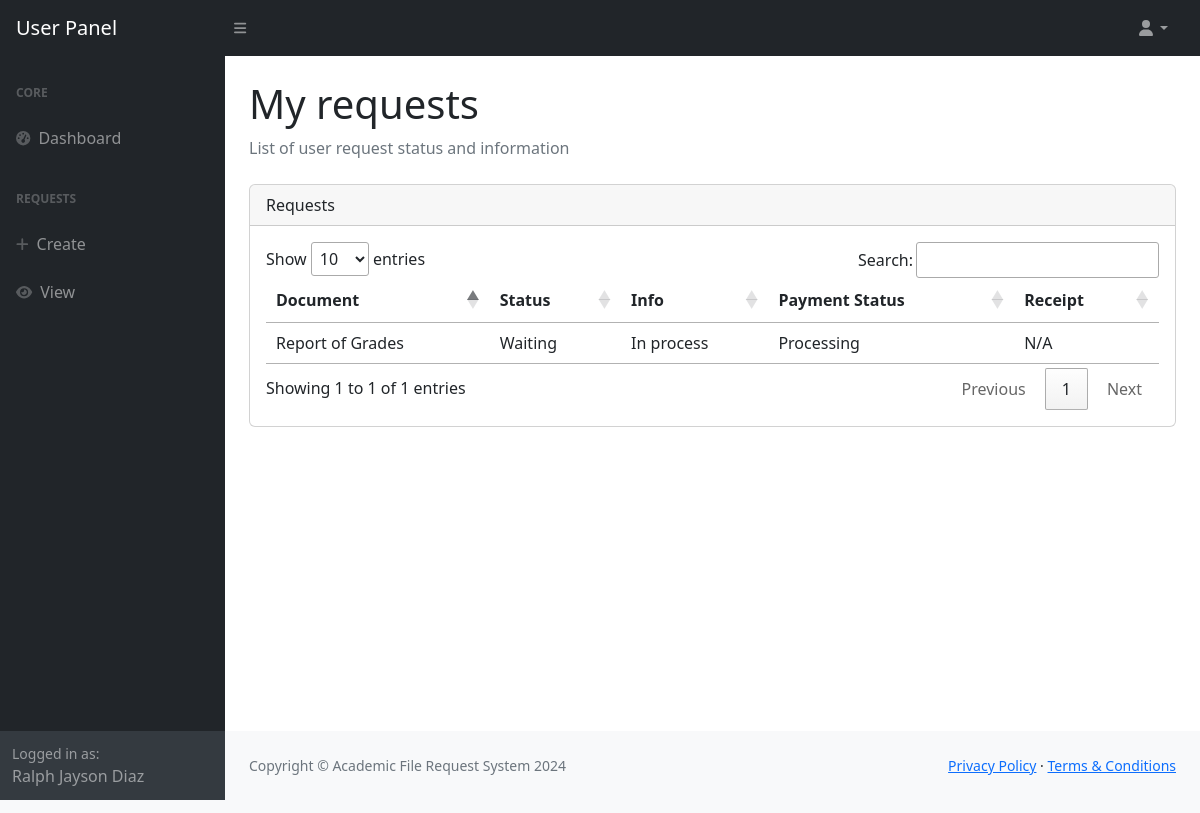
/request/user/ (signed in), run on an earlier commit of the app's database.
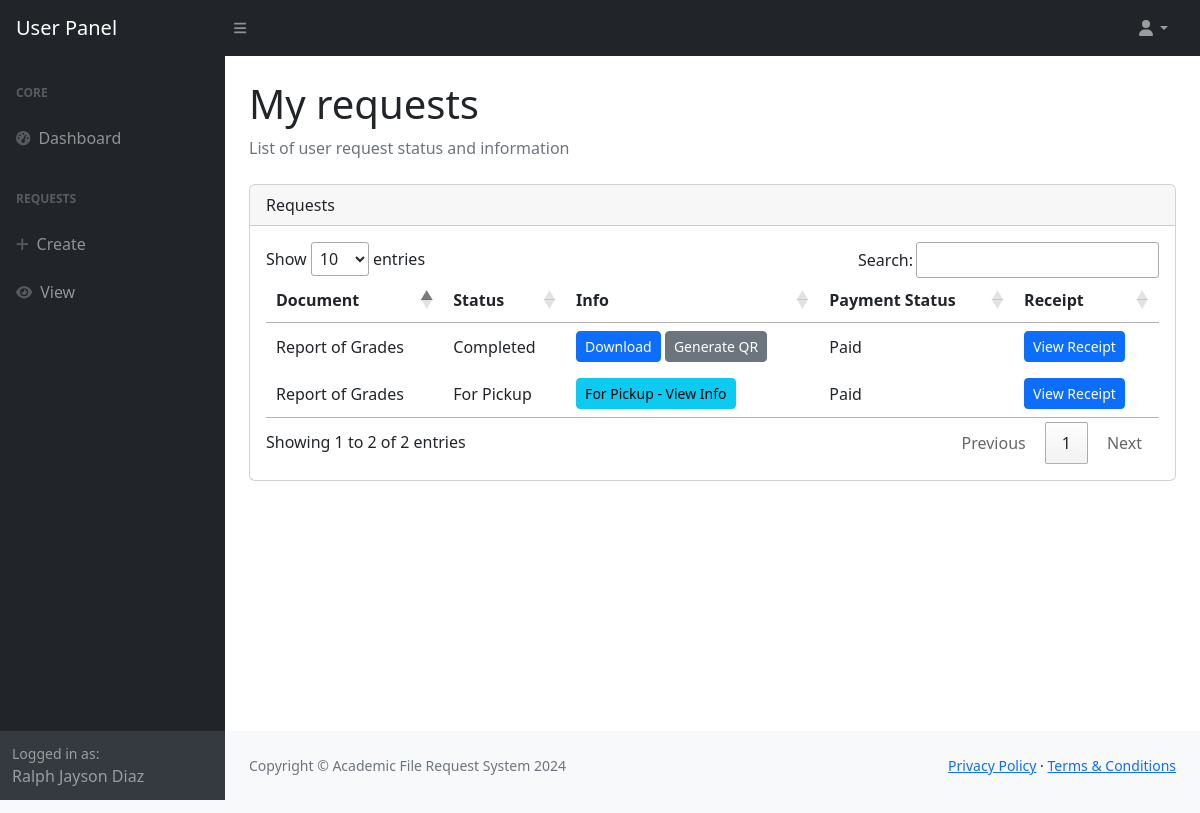
And on a later commit of the database.
### onlinerequest/models.py (models this page shows, shortened)
class Record(models.Model):
    user_number = models.CharField(max_length=10)
    first_name = models.CharField(max_length=64)
    last_name = models.CharField(max_length=64)
    course_code = models.CharField(max_length=5)
    middle_name = models.CharField(max_length=64, default='De Guz Man')
    contact_no = models.IntegerField(default='09667614313')
    entry_year_from = models.IntegerField()
    entry_year_to = models.IntegerField()

class User_Request(models.Model):
    user = models.ForeignKey(User, on_delete=models.CASCADE, related_name='user_requests')
    request = models.ForeignKey(Request, on_delete=models.CASCADE, related_name='user_requests')
    status = models.CharField(max_length=64)
    uploads = models.TextField()
    requested = models.CharField(max_length=256, default="")
    purpose = models.CharField(max_length=256, blank=True)
    number_of_copies = models.IntegerField(default=1)
    uploaded_payment = models.TextField(blank=True)
    payment_status = models.CharField(max_length=10, default="Processing", blank=True)
    schedule = models.DateTimeField(null=True, blank=True)  # Pickup schedule
    date_release = models.DateTimeField(null=True, blank=True)  # Date of release/pickup
    created_at = models.DateTimeField(auto_now_add=True)
    updated_at = models.DateTimeField(auto_now=True)

class Request(models.Model):
    description = models.CharField(max_length=256)
    files_required = models.CharField(max_length=256)
    document = models.ForeignKey(Document, on_delete=models.CASCADE)
    price = models.CharField(max_length=6, default=1.00)
    def __str__(self):
        return self.document.description

class Document(models.Model):
    code = models.CharField(max_length=64)
    description = models.CharField(max_length=64)
    active = models.BooleanField(default=True)

### onlinerequest/views/request_user.py (the view, shortened to what this page needs)
# urls.py: path('request/user/', request_user.display_user_requests),
def display_user_requests(request):
    try:
        if not request.user.is_authenticated:
            return render(request, 'user/request/view-user-request.html', {
                'user_requests': [],
                'message': 'Please log in to view your requests'
            })
        user_requests = User_Request.objects.filter(user=request.user)
        for user_request in user_requests:
            if user_request.requested:
                key = generate_key_from_user(str(user_request.id))
                decrypted_hash = decrypt_data(user_request.requested, key)
                base_path = os.path.join(settings.MEDIA_ROOT, 'onlinerequest', 'static', 'user_request', str(user_request.id), 'approved')
            if not user_request.uploaded_payment:
                user_request.payment_status = "Pending payment"
                user_request.save()
        return render(request, 'user/request/view-user-request.html', {'user_requests': user_requests})
    except Exception as e:
        import traceback
        error_details = traceback.format_exc()
        print(error_details)  # Log the full traceback
        return HttpResponse(f"Error displaying user requests: {str(e)}")

### onlinerequest/context_processors.py (called while the page is built)
def user_record(request):
    if request.user.is_authenticated:
        try:
            user_record = Record.objects.get(user_number=request.user.student_number)
            return {'user_record': user_record}
        except Record.DoesNotExist:
            return {'user_record': None}
    return {'user_record': None}

def request_forms(request):
    request_forms = Request.objects.all()
    return {'request_forms': request_forms}

def user_profile(request):
    if request.user.is_authenticated:
        try:
            profile = Profile.objects.get(user=request.user)
            return {'user_profile': profile}
        except Profile.DoesNotExist:
            return {'user_profile': None}
    return {'user_profile': None}

def user_requests(request):
    if request.user.is_authenticated:
        from onlinerequest.models import User_Request
        user_requests = User_Request.objects.filter(user=request.user)
        return {'user_requests_global': user_requests}
    return {'user_requests_global': []}

def courses(request):
    all_courses = Course.objects.all()
    return {'all_courses': all_courses}

### onlinerequest/models.py (called while the page is built)
def generate_key_from_user(user_id):
    return hashlib.sha256(str(user_id).encode()).digest()

def decrypt_data(encrypted_data, key):
    if not encrypted_data:
        return ''
    try:
        encrypted_bytes = base64.b64decode(encrypted_data.encode('utf-8'))
        nonce = encrypted_bytes[:16]
        tag = encrypted_bytes[16:32]
        ciphertext = encrypted_bytes[32:]
        cipher = AES.new(key, AES.MODE_EAX, nonce=nonce)
        data = cipher.decrypt_and_verify(ciphertext, tag)
        return data.decode('utf-8')
    except:
        return ''

### onlinerequest/templates/user/request/view-user-request.html (shortened to what this page needs)
{% load static %}
<!DOCTYPE html>
<html lang="en">
<head>
    {% include 'header.html' %}
</head>
<body class="sb-nav-fixed">
    {% include 'user/user-topnav.html' %}
    <div id="layoutSidenav">
        {% include 'user/user-sidenav.html' %}
        <div id="layoutSidenav_content">
            <main>
                <div class="container-fluid px-4">
                    <h1 class="mt-4">My requests</h1>
                    <ol class="breadcrumb mb-4">
                        <li class="breadcrumb-item active">List of user request status and information</li>
                    </ol>
                    <div class="card mb-4">
                        <div class="card-header">
                            <div class="d-flex justify-content-between align-items-center">
                                <span class="fs-6">Requests</span>
                            </div>
                        </div>
                        <div class="card-body">
                            <table id="datatable">
                                <thead>
                                    <th>Document</th>
                                    <th>Status</th>
                                    <th>Info</th>
                                    <th>Payment Status</th>
                                    <th>Receipt</th>
                                </thead>
                                <tbody>
                                {% if user_requests %}
                                    {% for user_request in user_requests %}
                                        <tr>
                                            <td>{{ user_request.request }}</td>
                                            <td>{{ user_request.status }}</td>
                                            <td>
                                                {% if user_request.status == "For Pickup" or user_request.status == "for pickup" or user_request.status == "pickup" or user_request.status == "PICKUP" %}
                                                    <button class="btn btn-info btn-sm" data-bs-toggle="modal" data-bs-target="#infoModal{{ user_request.id }}">For Pickup - View Info</button>
                                                {% elif user_request.status == "Completed" and user_request.requested %}
                                                    <a class="btn btn-primary btn-sm" href="{% static user_request.requested %}" download>Download</a>
                                                    <button class="btn btn-secondary btn-sm" onclick="generateQR('{{ user_request.id }}')">Generate QR</button>
                                                {% elif user_request.status == "Completed" %}
                                                    <button class="btn btn-info btn-sm" data-bs-toggle="modal" data-bs-target="#infoModal{{ user_request.id }}">Completed - View Info</button>
                                                {% else %}
                                                    In process
                                                {% endif %}
                                            </td>
                                            <td>
                                                {% if user_request.uploaded_payment %}
                                                    {{ user_request.payment_status }}
                                                {% else %}
                                                    Pending payment
                                                {% endif %}
                                            </td>
                                            <td>
                                                {% if user_request.payment_status == "Paid" %}
                                                    <button class="btn btn-primary btn-sm" data-bs-toggle="modal" data-bs-target="#receiptModal{{ user_request.id }}">View Receipt</button>
                                                {% elif user_request.payment_status == "Failed" %}
                                                    <button class="btn btn-danger btn-sm" onclick="openPaymentTab('{{ user_request.id }}')">Resend payment</button>
                                                {% elif not user_request.uploaded_payment %}
                                                    <button class="btn btn-success btn-sm" onclick="openPaymentTab('{{ user_request.id }}')">Pay Now</button>
                                                {% else %}
                                                    N/A
                                                {% endif %}
                                            </td>
                                        </tr>
                                    {% endfor %}
                                {% endif %}
                                </tbody>
                            </table>
                        </div>
                    </div>
                </div>
            </main>
            <footer class="py-4 bg-light mt-auto">
                <div class="container-fluid px-4">
                    <div class="d-flex align-items-center justify-content-between small">
                        <div class="text-muted">Copyright &copy; Academic File Request System 2024</div>
                        <div>
                            <a href="#">Privacy Policy</a>
                            &middot;
                            <a href="#">Terms &amp; Conditions</a>
                        </div>
                    </div>
                </div>
            </footer>
        </div>
    </div>
    <footer class="py-4 bg-light mt-auto">
        <div class="container-fluid px-4">
            <div class="d-flex align-items-center justify-content-between small">
                <div class="text-muted">Copyright &copy; Academic File Request System 2024</div>
                <div>
                    <a href="#">Privacy Policy</a>
                    <a href="#">Terms &amp; Conditions</a>
                </div>
            </div>
        </div>
    </footer>
</body>
</html>

### onlinerequest/templates/header.html (shortened to what this page needs)
{% load static %}
<link rel="stylesheet" type="text/css" href="https://cdn.datatables.net/1.10.25/css/jquery.dataTables.css">
<link rel="stylesheet" href="https://cdn.datatables.net/responsive/2.4.0/css/responsive.dataTables.min.css">
<link rel="stylesheet" href="{% static 'css/bootstrap.css' %}" />
<link rel="stylesheet" type="text/css" href="https://cdn.jsdelivr.net/npm/toastify-js/src/toastify.min.css">

### onlinerequest/templates/user/user-topnav.html (shortened to what this page needs)
<nav class="sb-topnav navbar navbar-expand navbar-dark bg-dark">
    <a class="navbar-brand ps-3" href="/user/dashboard/">User Panel</a>
    <button class="btn btn-link btn-sm order-1 order-lg-0 me-4 me-lg-0" id="sidebarToggle" href="#!"><i class="fas fa-bars"></i></button>
    <ul class="navbar-nav ms-auto me-3 me-lg-4">
        <li class="nav-item dropdown">
            <a class="nav-link dropdown-toggle" id="navbarDropdown" href="#" role="button" data-bs-toggle="dropdown" aria-expanded="false"><i class="fas fa-user fa-fw"></i></a>
        </li>
    </ul>
</nav>

### onlinerequest/templates/user/user-sidenav.html (shortened to what this page needs)
<div id="layoutSidenav_nav">
    <nav class="sb-sidenav accordion sb-sidenav-dark" id="sidenavAccordion">
        <div class="sb-sidenav-menu">
            <div class="nav">
                <div class="sb-sidenav-menu-heading">Core</div>
                <a class="nav-link" href="/user/dashboard/">
                    <div class="sb-nav-link-icon"><i class="fas fa-tachometer-alt"></i></div>
                    Dashboard
                </a>
                <div class="sb-sidenav-menu-heading">Requests</div>
                <a class="nav-link" href="/request/">
                    <div class="sb-nav-link-icon"><i class="fas fa-plus"></i></div>
                    Create
                </a>
                <a class="nav-link" href="/request/user/">
                    <div class="sb-nav-link-icon"><i class="fas fa-eye"></i></div>
                    View
                </a>
            </div>
        </div>
        <div class="sb-sidenav-footer">
            <div class="small">Logged in as:</div>
            {{ user_record.first_name|default:'Username' }} {{ user_record.last_name|default:'' }}
        </div>
    </nav>
</div>

### onlinerequest/templates/footer.html (shortened to what this page needs)
{% load static %}

### onlinerequest/templates/user/user-sidenav.html (style rules this page uses)
table.dataTable thead th { padding: 10px; }

What changed in the data, as far as the page shows it:
removed User_Request: request "Report of Grades", status "Waiting", shows "In process", payment_status "Processing", shows "N/A"
added User_Request: request "Report of Grades", status "Completed", payment_status "Paid"
added User_Request: request "Report of Grades", status "For Pickup", payment_status "Paid"
Also different on the page:
text written by a page script: "Show entries Search: Showing 1 to 1 of 1 entries Previous 1 Next" → "Show entries Search: Showing 1 to 2 of 2 entries Previous 1 Next"
